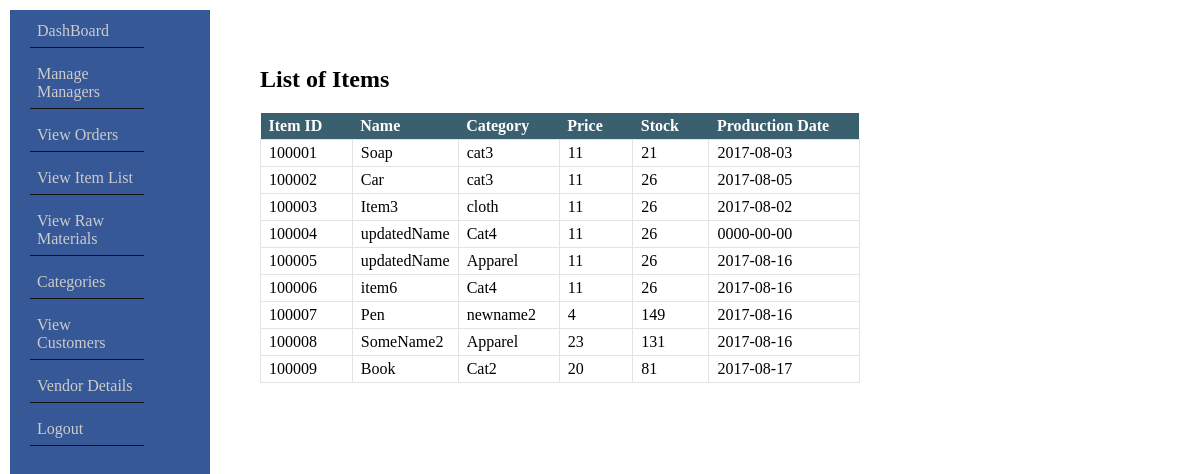
Screenshot of /view_items_admin.php with the database file from the repository.
### tables this page shows
CREATE TABLE `items` (
  `item_id` int(10) NOT NULL,
  `item_name` varchar(20) NOT NULL,
  `category_id` int(10) NOT NULL,
  `item_price` double NOT NULL,
  `item_stock` int(10) NOT NULL,
  `production_date` date NOT NULL
);

CREATE TABLE `categories` (
  `category_id` int(10) NOT NULL,
  `category_name` varchar(20) NOT NULL
);

### db.php (called while the page is built, shortened)
<?php
function getJSONFromDB($sql){
	$conn = mysqli_connect("localhost", "root", "","ims");
	$result = mysqli_query($conn, $sql)or die(mysqli_error($$conn));
	$arr=array();
	while($row = mysqli_fetch_assoc($result)) {
		$arr[]=$row;
	}
	return json_encode($arr);
}
?>

### view_items_admin.php (the view, shortened to what this page needs)
<?php
require("db.php");
$result = getJSONFromDB("select items.item_id, items.item_name, categories.category_name, items.item_price, items.item_stock, items.production_date from items INNER JOIN categories on items.category_id = categories.category_id");
$result = json_decode($result, true);
?>
<!DOCTYPE html>
<html>
<head>
</head>
<body>
	<br><br>
	<div id="bd">
		<div class = "left">
			<table id="tbb">
			<h2>List of Items</h2>
				<th>Item ID</th> <th>Name</th> <th> Category </th> <th> Price </th> <th>Stock </th> <th>Production Date </th>
				<?php
					for($i=0;$i<sizeof($result);$i++){
						$id = $result[$i]["item_id"];
						$item_name = $result[$i]["item_name"];
						$category = $result[$i]["category_name"];
						$price = $result[$i]["item_price"];
						$stock = $result[$i]["item_stock"];
						$date = $result[$i]["production_date"];
						echo "<tr>
							<td>$id</td>
							<td>$item_name</td>
							<td>$category</td>
							<td>$price</td>
							<td>$stock</td>
							<td>$date</td>
						 </tr>";
					}
				 ?>
			</table>
		</div>
	</div>
</body>
</html>

### admin_side_bar_style.css (style rules this page uses)
body { margin: 10px; padding: 0px; }
#sidebar { background: #365896; width:200px; height:100%; display: block; position: absolute; left: 0px top: 0px; }
ul { margin: 0px; padding: 0px 20px; }
ul li { list-style: none; padding: 5px 0px; border-bottom: 1px solid rgba(50,30,70,0,3); }
ul li a { background: #365896; color: #ccc; border-bottom: 1px solid #111; display: block; width: 100px; padding: 7px; text-decoration: none; }

### view_items_admin.php (style rules this page uses)
#bd { margin-left: 250px; }
#tbb { border-collapse: collapse; }
#tbb th { text-align: left; background-color: #3a6070; color: #FFF; padding: 4px 30px 4px 8px; }
#tbb td { border : 1px solid #e3e3e3; padding: 4px 8px; }

### rows the page displays
items: item_id "100001", item_name "Soap", category.category_name "cat3", item_price "11", item_stock "21", production_date "2017-08-03"
items: item_id "100002", item_name "Car", category.category_name "cat3", item_price "11", item_stock "26", production_date "2017-08-05"
items: item_id "100003", item_name "Item3", category.category_name "cloth", item_price "11", item_stock "26", production_date "2017-08-02"
items: item_id "100004", item_name "updatedName", category.category_name "Cat4", item_price "11", item_stock "26", production_date "0000-00-00"
items: item_id "100005", item_name "updatedName", category.category_name "Apparel", item_price "11", item_stock "26", production_date "2017-08-16"
items: item_id "100006", item_name "item6", category.category_name "Cat4", item_price "11", item_stock "26", production_date "2017-08-16"
items: item_id "100007", item_name "Pen", category.category_name "newname2", item_price "4", item_stock "149", production_date "2017-08-16"
items: item_id "100008", item_name "SomeName2", category.category_name "Apparel", item_price "23", item_stock "131", production_date "2017-08-16"
items: item_id "100009", item_name "Book", category.category_name "Cat2", item_price "20", item_stock "81", production_date "2017-08-17"
